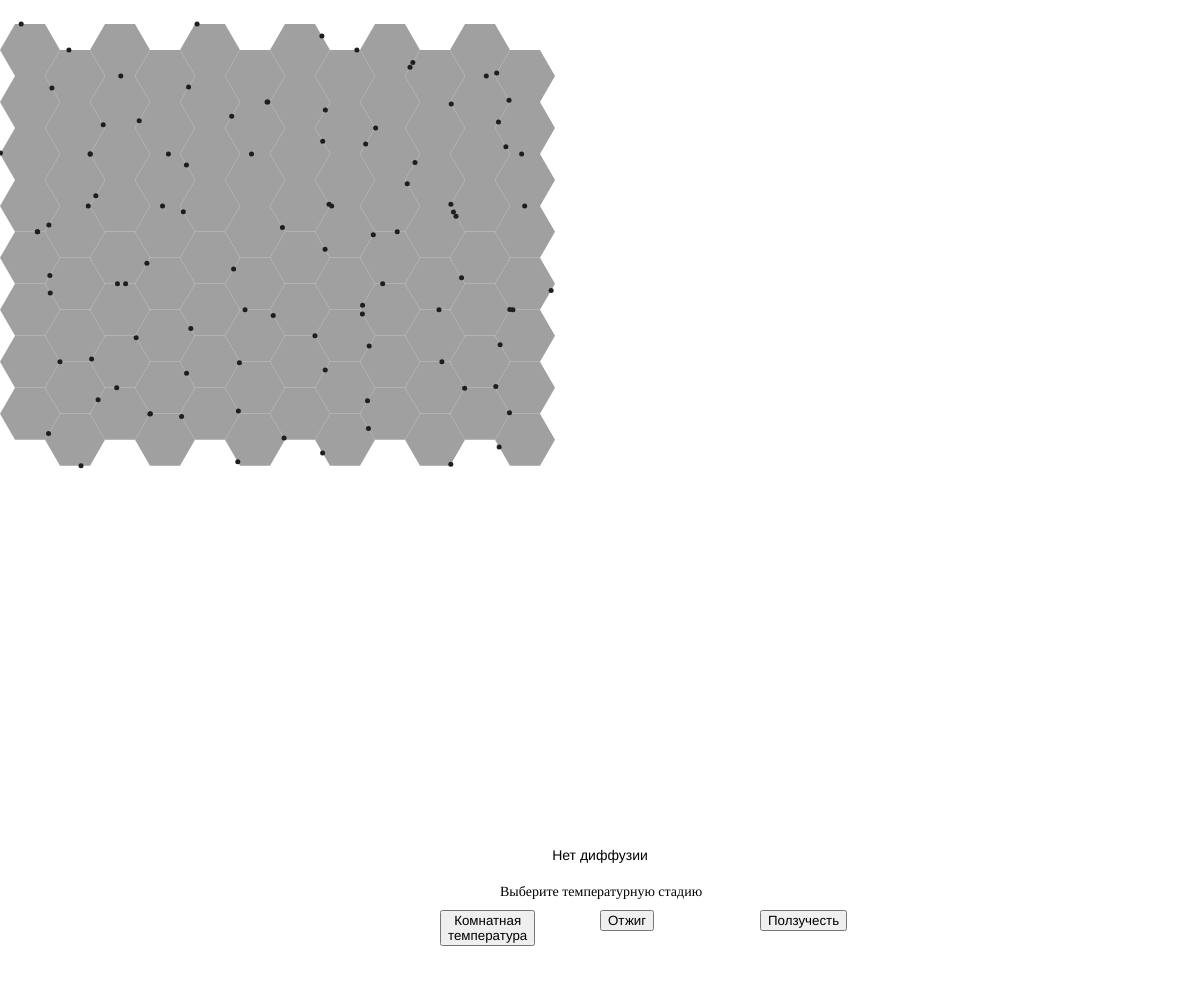
Frame 1 (no input)
Frame 60 (no input): identical to frame 1, image omitted
Frame 120 (the mouse pressed at the canvas centre since frame 60): identical to frame 1, image omitted

The p5.js sketch that drew this single still picture (run headless with seeded random() and noise() and a simulated clock; from frame 60 on, the mouse is pressed at the canvas centre):

// p5.js sketch
// ── sketch.js
// Упрощённая симуляция диффузии атомов по границам зёрен (шестигранная сетка)
let cols = 12, rows = 8, cellSize = 30, grid = [], atoms = [], hexPoints = [], heat = 0;
let hexH, hexW, hStep, vStep;
let buttons = [];
let stageLabel;

function setup() {
  createCanvas(windowWidth, windowHeight);
  noStroke();
  hexH = sqrt(3) * cellSize;
  hexW = 2 * cellSize;
  hStep = 0.75 * hexW;
  vStep = hexH;

  for (let y = 0; y < rows; y++) {
    grid[y] = [];
    for (let x = 0; x < cols; x++) {
      grid[y][x] = 160;
      let cx = x * hStep + 30;
      let cy = y * vStep + (x % 2 ? 50 + vStep / 2 : 50);
      let pts = [];
      for (let a = 0; a < TWO_PI; a += TWO_PI / 6)
        pts.push(createVector(cx + cos(a) * cellSize, cy + sin(a) * cellSize));
      hexPoints.push(pts);
      let i = floor(random(6));
      atoms.push(new Atom(pts[i], pts[(i + 1) % 6]));
    }
  }

  // Заголовок стадии (над кнопками)
  stageLabel = createP("Выберите температурную стадию");
  stageLabel.style("font-size", "14px");
  stageLabel.style("text-align", "center");
  stageLabel.position(width / 2 - 100, height - 130);

  // Кнопки стадий
  buttons.push(createButton("Комнатная\nтемпература").mousePressed(() => heat = 1));
  buttons.push(createButton("Отжиг").mousePressed(() => heat = 2));
  buttons.push(createButton("Ползучесть").mousePressed(() => heat = 3));

  let spacing = 160;
  for (let i = 0; i < buttons.length; i++) {
    buttons[i].style("white-space", "pre");
    buttons[i].position(width / 2 - spacing + i * spacing, height - 90);
  }
}

function draw() {
  background(255);
  hexPoints.forEach((pts, i) => {
    let r = heat === 2 ? 80 : heat === 3 ? 160 : 0;
    let g = grid[floor(i / cols)][i % cols];
    fill(g + r / 5, g - r / 10, g - r / 10);
    beginShape();
    pts.forEach(p => vertex(p.x, p.y));
    endShape(CLOSE);
  });
  atoms.forEach(a => (a.update(heat), a.show()));

  fill(0);
  textSize(14);
  textAlign(CENTER);
  let t = heat === 1 ? "Стадия: комнатная температура (~25°C)" :
          heat === 2 ? "Стадия: отжиг (~300–600°C)" :
          heat === 3 ? "Стадия: ползучесть (>700°C)" :
          "Нет диффузии";
  text(t, width / 2, height - 140);
}

class Atom {
  constructor(start, end) {
    this.start = start.copy();
    this.end = end.copy();
    this.t = random();
    this.dir = random() < 0.5 ? 1 : -1;
    this.v = 0.005 + random(0.005);
  }
  update(lvl) {
    let s = this.v * lvl;
    this.t += this.dir * s;
    if (this.t > 1 || this.t < 0) {
      this.dir *= -1;
      this.t = constrain(this.t, 0, 1);
    }
  }
  show() {
    let p = p5.Vector.lerp(this.start, this.end, this.t);
    push(); fill(30); ellipse(p.x, p.y, 5); pop();
  }
}
